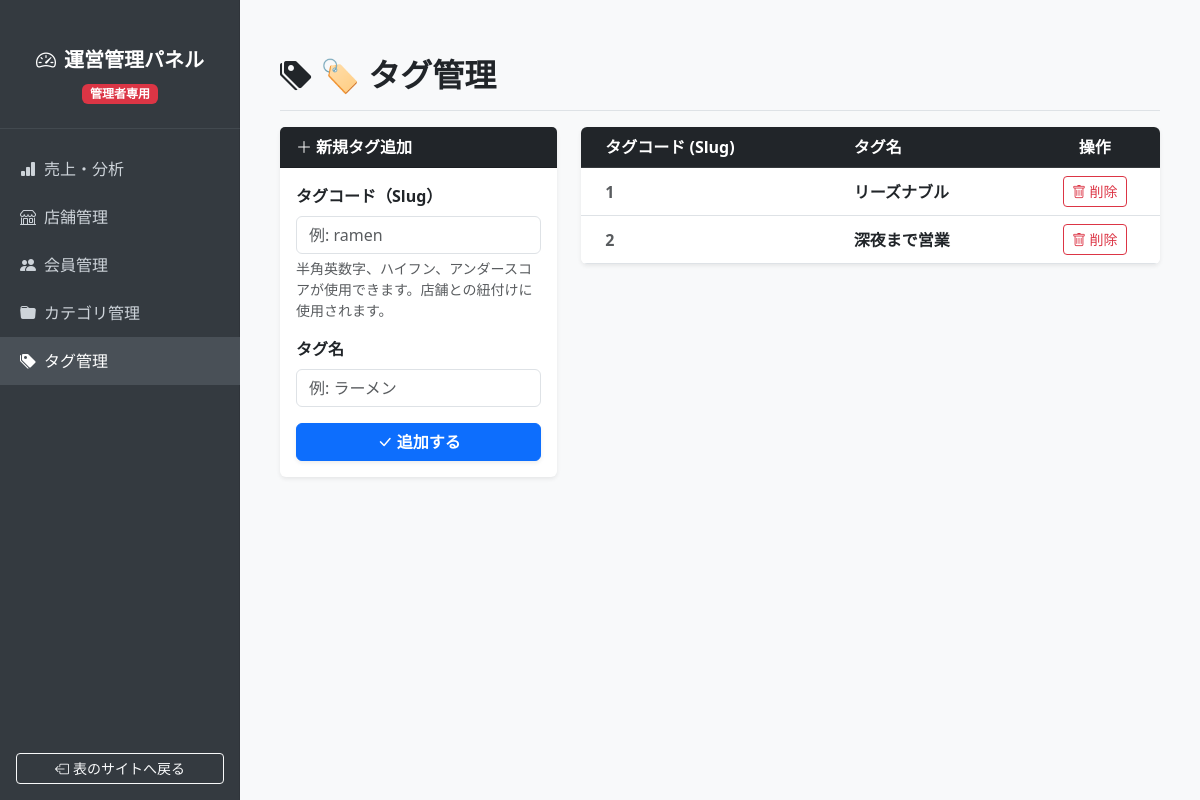
The app's page /admin-panel/tags/ (signed in), older data.
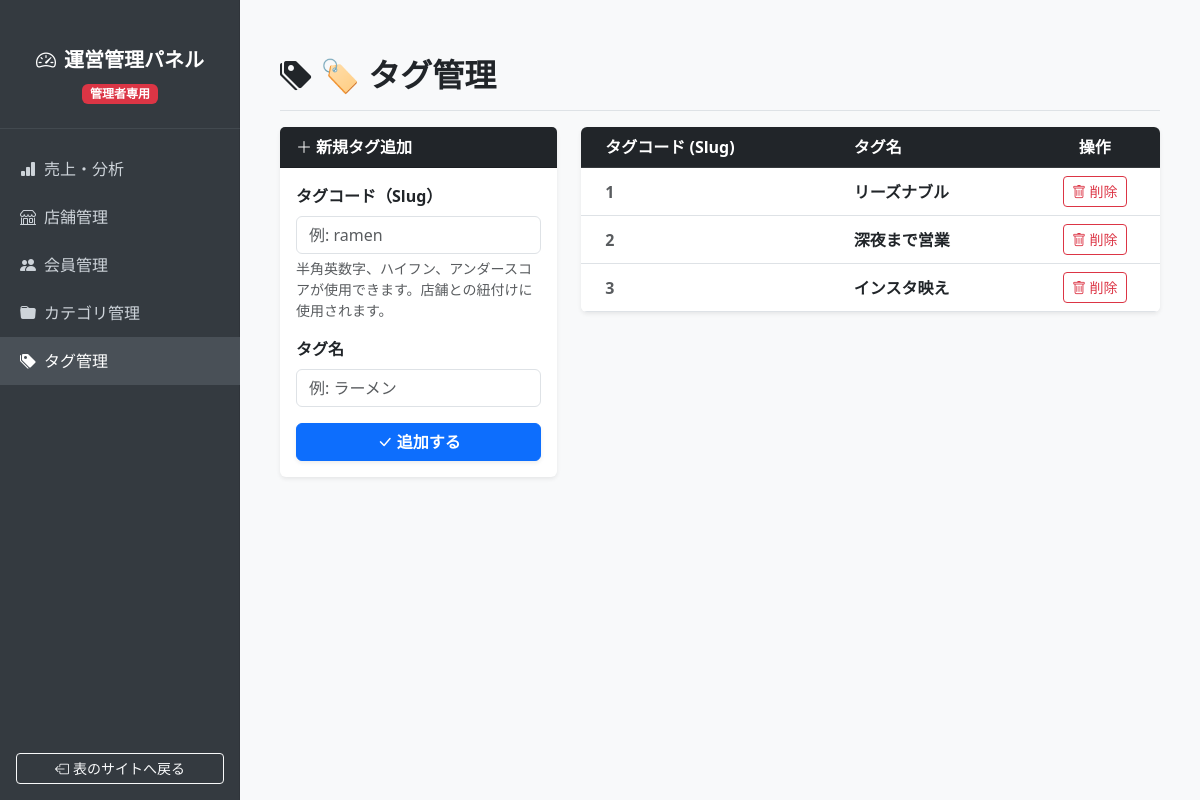
The same page, newer data.
### base/models/store_models.py (models this page shows, shortened)
class Tag(models.Model):
    slug = models.CharField(max_length=32, primary_key=True)
    name = models.CharField(max_length=32)

### base/admin_views/tag_views.py (the view, shortened to what this page needs)
# urls.py: path('admin-panel/tags/', AdminTagListView.as_view(), name='admin_tag_list'),
class AdminTagListView(LoginRequiredMixin, UserPassesTestMixin, ListView):
    model = Tag
    template_name = 'admin_pages/tags/list.html'
    context_object_name = 'tags'
    paginate_by = 20
    def is_staff_user(self):
        return self.request.user.is_staff
    def test_func(self):
        return self.is_staff_user()
    def get_queryset(self):
        return Tag.objects.all().order_by('slug')
    def get_context_data(self, **kwargs):
        context = super().get_context_data(**kwargs)
        if 'form' not in context:
            context['form'] = TagForm()
        return context

### base/admin_views/tag_views.py (shortened to what this page needs)
class TagForm(forms.ModelForm):
    class Meta:
        model = Tag
        fields = ['slug', 'name']
        labels = {
            'slug': 'タグコード（Slug）',
            'name': 'タグ名',
        }
        widgets = {
            'slug': forms.TextInput(attrs={'class': 'form-control', 'placeholder': '例: ramen'}),
            'name': forms.TextInput(attrs={'class': 'form-control', 'placeholder': '例: ラーメン'}),
        }

### templates/admin_pages/tags/list.html (shortened to what this page needs)
{% extends 'admin_pages/admin_base.html' %}
{% block admin_main %}
<div class="d-flex justify-content-between flex-wrap flex-md-nowrap align-items-center pt-3 pb-2 mb-3 border-bottom">
  <h1 class="h2 fw-bold text-dark"><i class="bi bi-tags-fill me-2"></i>🏷️ タグ管理</h1>
</div>
<div class="row">
  <div class="col-md-4 mb-4">
    <div class="card shadow-sm border-0 bg-white">
      <div class="card-header bg-dark text-white fw-bold">
        <i class="bi bi-plus-lg me-1"></i>新規タグ追加
      </div>
      <div class="card-body">
        <form method="POST" action="{% url 'admin_tag_list' %}">
          <div class="mb-3">
            <label for="id_slug" class="form-label fw-bold">{{ form.slug.label }}</label>
            {{ form.slug }}
            <div class="form-text">半角英数字、ハイフン、アンダースコアが使用できます。店舗との紐付けに使用されます。</div>
          </div>
          <div class="mb-3">
            <label for="id_name" class="form-label fw-bold">{{ form.name.label }}</label>
            {{ form.name }}
          </div>
          <button type="submit" class="btn btn-primary w-100 fw-bold shadow-sm">
            <i class="bi bi-check-lg me-1"></i>追加する
          </button>
        </form>
      </div>
    </div>
  </div>
  <div class="col-md-8">
    <div class="bg-white rounded shadow-sm overflow-hidden">
      <div class="table-responsive">
        <table class="table table-hover align-middle mb-0 text-nowrap">
          <thead class="table-dark">
            <tr>
              <th scope="col" class="ps-4">タグコード (Slug)</th>
              <th scope="col">タグ名</th>
              <th scope="col" class="text-center">操作</th>
            </tr>
          </thead>
          <tbody>
            {% for tag in tags %}
            <tr>
              <td class="fw-bold text-muted ps-4">{{ tag.slug }}</td>
              <td class="fw-bold text-dark">{{ tag.name }}</td>
              <td class="text-center">
                <a href="{% url 'admin_tag_delete' tag.pk %}" class="btn btn-outline-danger btn-sm"><i class="bi bi-trash"></i> 削除</a>
              </td>
            </tr>
            {% empty %}
            <tr>
              <td colspan="3" class="text-center py-5 text-muted fs-5">
                <i class="bi bi-exclamation-circle fs-2 d-block mb-2"></i> 登録されているタグはありません。
              </td>
            </tr>
            {% endfor %}
          </tbody>
        </table>
      </div>
    </div>
  </div>
</div>
{% endblock %}

Row changes from the older to the newer data that the page shows:
added Tag: slug "3", name "インスタ映え"
